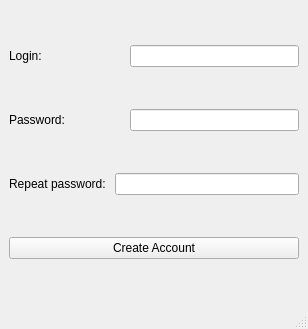
<?xml version="1.0" encoding="UTF-8"?>
<ui version="4.0">
 <class>CreateAccount</class>
 <widget class="QMainWindow" name="CreateAccount">
  <property name="geometry">
   <rect>
    <x>0</x>
    <y>0</y>
    <width>308</width>
    <height>329</height>
   </rect>
  </property>
  <property name="windowTitle">
   <string>MainWindow</string>
  </property>
  <widget class="QWidget" name="centralwidget">
   <layout class="QVBoxLayout" name="verticalLayout">
    <item>
     <layout class="QHBoxLayout" name="horizontalLayout">
      <item>
       <widget class="QLabel" name="label">
        <property name="text">
         <string>Login: </string>
        </property>
       </widget>
      </item>
      <item>
       <widget class="QLineEdit" name="lineEditLogin">
        <property name="sizePolicy">
         <sizepolicy hsizetype="Fixed" vsizetype="Fixed">
          <horstretch>0</horstretch>
          <verstretch>0</verstretch>
         </sizepolicy>
        </property>
        <property name="minimumSize">
         <size>
          <width>169</width>
          <height>22</height>
         </size>
        </property>
       </widget>
      </item>
     </layout>
    </item>
    <item>
     <layout class="QHBoxLayout" name="horizontalLayout_2">
      <item>
       <widget class="QLabel" name="label_2">
        <property name="text">
         <string>Password: </string>
        </property>
       </widget>
      </item>
      <item>
       <widget class="QLineEdit" name="lineEditPassword">
        <property name="enabled">
         <bool>true</bool>
        </property>
        <property name="sizePolicy">
         <sizepolicy hsizetype="Fixed" vsizetype="Fixed">
          <horstretch>0</horstretch>
          <verstretch>0</verstretch>
         </sizepolicy>
        </property>
        <property name="minimumSize">
         <size>
          <width>169</width>
          <height>22</height>
         </size>
        </property>
        <property name="echoMode">
         <enum>QLineEdit::Password</enum>
        </property>
       </widget>
      </item>
     </layout>
    </item>
    <item>
     <layout class="QHBoxLayout" name="horizontalLayout_3">
      <item>
       <widget class="QLabel" name="label_3">
        <property name="text">
         <string>Repeat password: </string>
        </property>
       </widget>
      </item>
      <item>
       <widget class="QLineEdit" name="lineEditRepeatPassword">
        <property name="sizePolicy">
         <sizepolicy hsizetype="Expanding" vsizetype="Fixed">
          <horstretch>0</horstretch>
          <verstretch>0</verstretch>
         </sizepolicy>
        </property>
        <property name="echoMode">
         <enum>QLineEdit::Password</enum>
        </property>
       </widget>
      </item>
     </layout>
    </item>
    <item>
     <widget class="QPushButton" name="pushButtonCreateAccount">
      <property name="text">
       <string>Create Account</string>
      </property>
     </widget>
    </item>
   </layout>
  </widget>
  <widget class="QMenuBar" name="menubar">
   <property name="geometry">
    <rect>
     <x>0</x>
     <y>0</y>
     <width>308</width>
     <height>26</height>
    </rect>
   </property>
  </widget>
  <widget class="QStatusBar" name="statusbar"/>
 </widget>
 <resources/>
 <connections/>
</ui>
